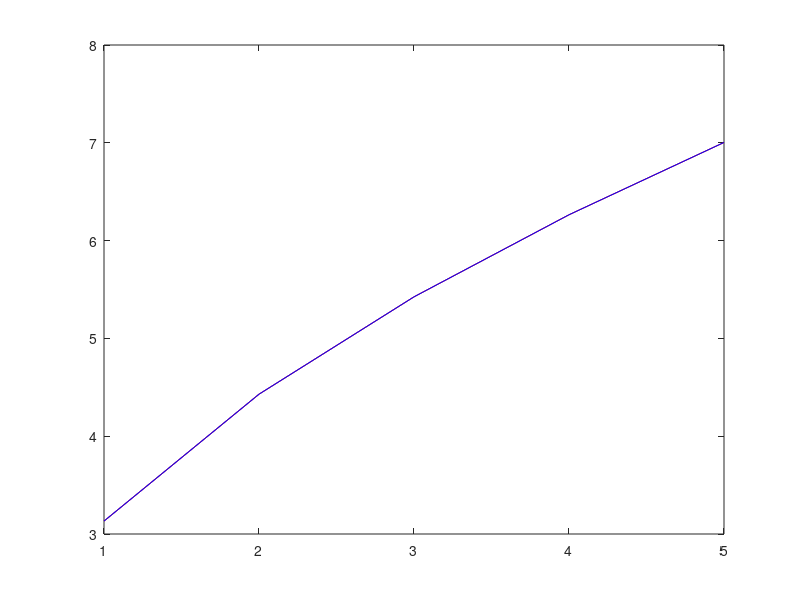

This chart was generated by the following MATLAB code: (Note: this script raises an error after producing the figure.)
T = input('input the period [s] :');
h_max = input('input the max depth[m] :');
h = 1:h_max;
g = 9.81;
vel_dw = g*T/(2*pi);
vel_sw = sqrt(g*h);

dh = h';
m=1;

        for i=1:h_max
                    con = 1;
                        l(con) = 0;
                    l(con+1) = 1.56 * T ^ 2; 
                    
                    while abs( l(con+1) - l(con) ) > 0.0001 
                                l(con+2) = ( ( 9.81 * T ^ 2 ) / ( 2 * pi ) ) * tanh( ( 2 * pi * h(i) ) / l(con+1) );
                                con = con + 1;
                    end
                    
                    L(i) =  l(con);
                    k = ( 2 * pi ) / L(i);
        end
        
Ls{1,m} = L';   

for i = 1:length(h)
    if h(i)/L(i) > 0.5
        vel(i) = vel_dw;

    else
        vel(i) = vel_sw(i);
    end
    i = i+1;
end

figure;
plot(h,vel,'Color','red'); hold on;
plot(h,vel_sw, 'Color','b')
ax = gca;
ax.XLim = [1 h_max];
ax.YLim = [0 200];
ax.XLabel.String = 'Water depth (m)';
ax.YLabel.String = 'Wave speed (m/s)';
legend('Vel','Vel_ sw','Location','eastoutside');
ld = h./L;

ldq = find(ld <= 0.05);
fprintf('Shallow water로 간주되는 최소 파장 : %5.3f m \r\n',L(1));

filename = 'Figure2';
saveas(gcf, filename);




% Referents:
%              Darlymple, R.G. and Dean R.A. (1999). Water Wave Mechanics
%              for Engineers and Scientist. World Scientific.
%              Singapure.
%              Fenton,J.D and Mckee,W.D.(1990). On calculating the lengths
%              of water waves. Coastal Engineering 14, 499-513p.
%              Gabriel Ruiz Martinez 2006.